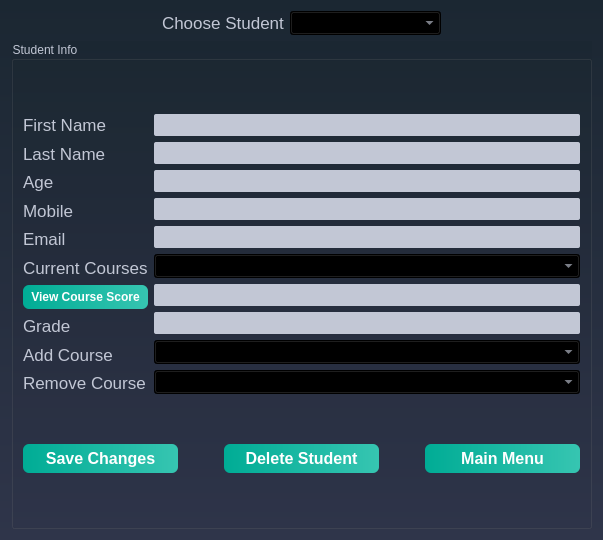
<?xml version="1.0" encoding="UTF-8"?>
<ui version="4.0">
 <class>EditStudent</class>
 <widget class="QDialog" name="EditStudent">
  <property name="geometry">
   <rect>
    <x>0</x>
    <y>0</y>
    <width>603</width>
    <height>540</height>
   </rect>
  </property>
  <property name="windowTitle">
   <string>Edit/Display Student</string>
  </property>
  <property name="styleSheet">
   <string notr="true">/*-----QWidget-----*/
QWidget
{
	background-color: qlineargradient(spread:repeat, x1:1, y1:0, x2:1, y2:1, stop:0 rgba(27, 39, 50, 255),stop:1 rgba(47, 53, 74, 255));
	color: #000000;

}


/*-----QLabel-----*/
QLabel
{
	background-color: transparent;
	color: #c2c7d5;
	font-size: 17px;

}


/*-----QPushButton-----*/
QPushButton
{
	background-color: qlineargradient(spread:pad, x1:0, y1:0.511, x2:1, y2:0.511, stop:0 rgba(0, 172, 149, 255),stop:0.995192 rgba(54, 197, 177, 255));
	color: #fff;
	font-size: 16px;
	font-weight: bold;
	border: none;
	border-radius: 6px;
	padding: 5px;

horizontal stretch: expanding;

}


QPushButton::pressed
{
	background-color: qlineargradient(spread:pad, x1:0, y1:0.511, x2:1, y2:0.511, stop:0 rgba(0, 207, 179, 255),stop:1 rgba(70, 255, 230, 255));

}


/*-----QCheckBox-----*/
QCheckBox
{
	background-color: transparent;
	color: #fff;
	font-size: 10px;
	font-weight: bold;
	border: none;
	border-radius: 5px;

}


/*-----QCheckBox-----*/
QCheckBox::indicator
{
    color: #b1b1b1;
    background-color: #323232;
    border: 1px solid darkgray;
    width: 12px;
    height: 12px;

}


QCheckBox::indicator:checked
{
    image:url(&quot;./ressources/check.png&quot;);
	background-color: qlineargradient(spread:pad, x1:0, y1:0.511, x2:1, y2:0.511, stop:0 rgba(0, 172, 149, 255),stop:0.995192 rgba(54, 197, 177, 255));;
    border: 1px solid #607cff;

}


QCheckBox::indicator:unchecked:hover
{
    border: 1px solid #08b099;

}


QCheckBox::disabled
{
	color: #656565;

}


QCheckBox::indicator:disabled
{
	background-color: #656565;
	color: #656565;
    border: 1px solid #656565;

}


/*-----QLineEdit-----*/
QLineEdit
{
	background-color: #c2c7d5;
	color: #000;
	font-weight: bold;
	border: none;
	border-radius: 2px;
	padding: 3px;

}


/*-----QListView-----*/
QListView
{
	background-color: qlineargradient(spread:pad, x1:1, y1:0, x2:1, y2:1, stop:0 rgba(50, 61, 80, 255),stop:1 rgba(44, 49, 69, 255));
	color: #fff;
	font-size: 12px;
	font-weight: bold;
	border: 1px solid #191919;
	show-decoration-selected: 0;

}


QListView::item
{
	color: #31cecb;
	background-color: #454e5e;
	border: none;
	padding: 5px;
	border-radius: 0px;
	padding-left : 10px;
	height: 42px;

}

QListView::item:selected
{
	color: #31cecb;
	background-color: #454e5e;

}


QListView::item:!selected
{
	color:white;
	background-color: transparent;
	border: none;
	padding-left : 10px;

}


QListView::item:!selected:hover
{
	color: #bbbcba;
	background-color: #454e5e;
	border: none;
	padding-left : 10px;

}


/*-----QTreeView-----*/
QTreeView 
{
	background-color: #232939;
	show-decoration-selected: 0;
	color: #c2c8d7;

}


QTreeView::item 
{
	border-top-color: transparent;
	border-bottom-color: transparent;

}


QTreeView::item:hover 
{
	background-color: #606060;
	color: #fff;

}


QTreeView::item:selected 
{
	background-color: #0ab19a;
	color: #fff;

}


QTreeView::item:selected:active
{
	background-color: #0ab19a;
	color: #fff;

}


QTreeView::branch:has-children:!has-siblings:closed,
QTreeView::branch:closed:has-children:has-siblings 
{
	image: url(://tree-closed.png);

}

QTreeView::branch:open:has-children:!has-siblings,
QTreeView::branch:open:has-children:has-siblings  
{
	image: url(://tree-open.png);

}


/*-----QTableView &amp; QTableWidget-----*/
QTableView
{
    background-color: #232939;
	border: 1px solid gray;
    color: #f0f0f0;
    gridline-color: #232939;
    outline : 0;

}


QTableView::disabled
{
    background-color: #242526;
    border: 1px solid #32414B;
    color: #656565;
    gridline-color: #656565;
    outline : 0;

}


QTableView::item:hover 
{
    background-color: #606060;
    color: #f0f0f0;

}


QTableView::item:selected 
{
	background-color: #0ab19a;
    color: #F0F0F0;

}


QTableView::item:selected:disabled
{
    background-color: #1a1b1c;
    border: 2px solid #525251;
    color: #656565;

}


QTableCornerButton::section
{
	background-color: #343a49;
    color: #fff;

}


QHeaderView::section
{
	color: #fff;
	border-top: 0px;
	border-bottom: 1px solid gray;
	border-right: 1px solid gray;
	background-color: #343a49;
    margin-top:1px;
	margin-bottom:1px;
	padding: 5px;

}


QHeaderView::section:disabled
{
    background-color: #525251;
    color: #656565;

}


QHeaderView::section:checked
{
    color: #fff;
    background-color: #0ab19a;

}


QHeaderView::section:checked:disabled
{
    color: #656565;
    background-color: #525251;

}


QHeaderView::section::vertical::first,
QHeaderView::section::vertical::only-one
{
    border-top: 1px solid #353635;

}


QHeaderView::section::vertical
{
    border-top: 1px solid #353635;

}


QHeaderView::section::horizontal::first,
QHeaderView::section::horizontal::only-one
{
    border-left: 1px solid #353635;

}


QHeaderView::section::horizontal
{
    border-left: 1px solid #353635;

}


/*-----QScrollBar-----*/
QScrollBar:horizontal 
{
    background-color: transparent;
    height: 8px;
    margin: 0px;
    padding: 0px;

}


QScrollBar::handle:horizontal 
{
    border: none;
	min-width: 100px;
    background-color: #56576c;

}


QScrollBar::add-line:horizontal, 
QScrollBar::sub-line:horizontal,
QScrollBar::add-page:horizontal, 
QScrollBar::sub-page:horizontal 
{
    width: 0px;
    background-color: transparent;

}


QScrollBar:vertical 
{
    background-color: transparent;
    width: 8px;
    margin: 0;

}


QScrollBar::handle:vertical 
{
    border: none;
	min-height: 100px;
    background-color: #56576c;

}


QScrollBar::add-line:vertical, 
QScrollBar::sub-line:vertical,
QScrollBar::add-page:vertical, 
QScrollBar::sub-page:vertical 
{
    height: 0px;
    background-color: transparent;

}

QComboBox
{
color:#c2c7d5;


	font-size: 14px;
}

QGroupBox{
color:#c2c7d5;
}</string>
  </property>
  <layout class="QVBoxLayout" name="verticalLayout_4">
   <item>
    <layout class="QHBoxLayout" name="horizontalLayout_3">
     <item>
      <spacer name="horizontalSpacer_2">
       <property name="orientation">
        <enum>Qt::Horizontal</enum>
       </property>
       <property name="sizeHint" stdset="0">
        <size>
         <width>40</width>
         <height>20</height>
        </size>
       </property>
      </spacer>
     </item>
     <item>
      <widget class="QLabel" name="label">
       <property name="text">
        <string>Choose Student</string>
       </property>
      </widget>
     </item>
     <item>
      <widget class="QComboBox" name="comboBoxStudent">
       <property name="sizePolicy">
        <sizepolicy hsizetype="MinimumExpanding" vsizetype="Fixed">
         <horstretch>0</horstretch>
         <verstretch>0</verstretch>
        </sizepolicy>
       </property>
      </widget>
     </item>
     <item>
      <spacer name="horizontalSpacer_3">
       <property name="orientation">
        <enum>Qt::Horizontal</enum>
       </property>
       <property name="sizeHint" stdset="0">
        <size>
         <width>40</width>
         <height>20</height>
        </size>
       </property>
      </spacer>
     </item>
    </layout>
   </item>
   <item>
    <widget class="QGroupBox" name="groupBox">
     <property name="title">
      <string>Student Info</string>
     </property>
     <layout class="QVBoxLayout" name="verticalLayout_3">
      <item>
       <layout class="QHBoxLayout" name="horizontalLayout">
        <item>
         <layout class="QVBoxLayout" name="verticalLayout">
          <item>
           <widget class="QLabel" name="label_2">
            <property name="text">
             <string>First Name</string>
            </property>
           </widget>
          </item>
          <item>
           <widget class="QLabel" name="label_3">
            <property name="text">
             <string>Last Name</string>
            </property>
           </widget>
          </item>
          <item>
           <widget class="QLabel" name="label_4">
            <property name="text">
             <string>Age</string>
            </property>
           </widget>
          </item>
          <item>
           <widget class="QLabel" name="label_5">
            <property name="text">
             <string>Mobile</string>
            </property>
           </widget>
          </item>
          <item>
           <widget class="QLabel" name="label_6">
            <property name="text">
             <string>Email</string>
            </property>
           </widget>
          </item>
          <item>
           <widget class="QLabel" name="label_7">
            <property name="text">
             <string>Current Courses</string>
            </property>
           </widget>
          </item>
          <item>
           <widget class="QPushButton" name="pushButton">
            <property name="styleSheet">
             <string notr="true">font-size: 12px;</string>
            </property>
            <property name="text">
             <string>View Course Score</string>
            </property>
           </widget>
          </item>
          <item>
           <widget class="QLabel" name="label_8">
            <property name="text">
             <string>Grade</string>
            </property>
           </widget>
          </item>
          <item>
           <widget class="QLabel" name="label_9">
            <property name="text">
             <string>Add Course</string>
            </property>
           </widget>
          </item>
          <item>
           <widget class="QLabel" name="label_10">
            <property name="text">
             <string>Remove Course</string>
            </property>
           </widget>
          </item>
         </layout>
        </item>
        <item>
         <layout class="QVBoxLayout" name="verticalLayout_2">
          <item>
           <widget class="QLineEdit" name="lineEditFirstName"/>
          </item>
          <item>
           <widget class="QLineEdit" name="lineEditLastName"/>
          </item>
          <item>
           <widget class="QLineEdit" name="lineEditAge"/>
          </item>
          <item>
           <widget class="QLineEdit" name="lineEditMobile"/>
          </item>
          <item>
           <widget class="QLineEdit" name="lineEditEmail"/>
          </item>
          <item>
           <widget class="QComboBox" name="comboBoxCurrentCourses"/>
          </item>
          <item>
           <widget class="QLineEdit" name="lineEditScore"/>
          </item>
          <item>
           <widget class="QLineEdit" name="lineEditGrade"/>
          </item>
          <item>
           <widget class="QComboBox" name="comboBoxAddCourses"/>
          </item>
          <item>
           <widget class="QComboBox" name="comboBoxRemoveCourses"/>
          </item>
         </layout>
        </item>
       </layout>
      </item>
      <item>
       <layout class="QHBoxLayout" name="horizontalLayout_2">
        <item>
         <widget class="QPushButton" name="pushButtonSave">
          <property name="text">
           <string>Save Changes</string>
          </property>
         </widget>
        </item>
        <item>
         <spacer name="horizontalSpacer">
          <property name="orientation">
           <enum>Qt::Horizontal</enum>
          </property>
          <property name="sizeType">
           <enum>QSizePolicy::Fixed</enum>
          </property>
          <property name="sizeHint" stdset="0">
           <size>
            <width>40</width>
            <height>20</height>
           </size>
          </property>
         </spacer>
        </item>
        <item>
         <widget class="QPushButton" name="pushButtonRemove">
          <property name="text">
           <string>Delete Student</string>
          </property>
         </widget>
        </item>
        <item>
         <spacer name="horizontalSpacer_4">
          <property name="orientation">
           <enum>Qt::Horizontal</enum>
          </property>
          <property name="sizeType">
           <enum>QSizePolicy::Fixed</enum>
          </property>
          <property name="sizeHint" stdset="0">
           <size>
            <width>40</width>
            <height>20</height>
           </size>
          </property>
         </spacer>
        </item>
        <item>
         <widget class="QPushButton" name="pushButtonMainMenu">
          <property name="text">
           <string>Main Menu</string>
          </property>
         </widget>
        </item>
       </layout>
      </item>
     </layout>
    </widget>
   </item>
  </layout>
 </widget>
 <resources/>
 <connections/>
</ui>
